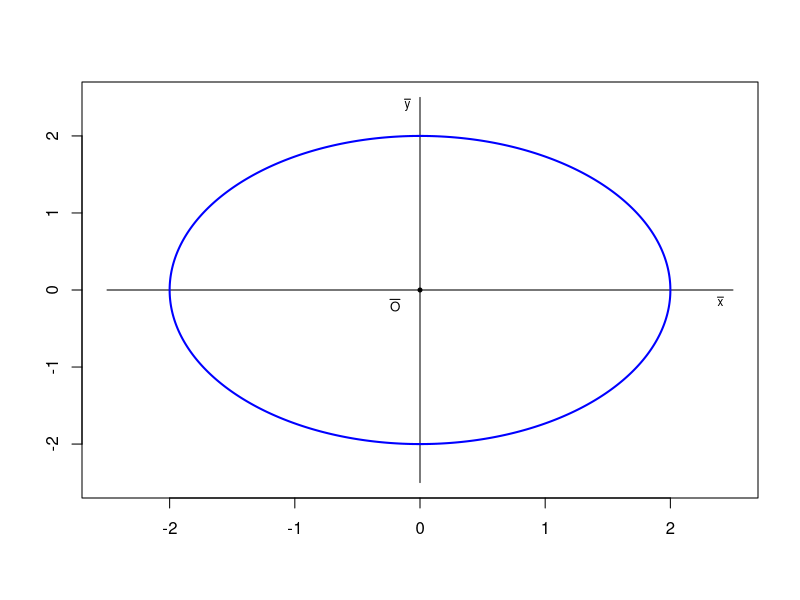

This figure's R source:
#circle translation

t <- seq(0,2*pi,0.01)
r <- 2
x <- r*cos(t)
y <- r*sin(t)
xex <- 0
yex <- seq(-2.5,2.5,0.01)
xey <- seq(-2.5,2.5,0.01)
yey <- 0

dfex <- data.frame(xex,yex)
dfey <- data.frame(xey,yey)
df <- data.frame(x,y)

plot(0, 0, pch = 20, xlim = c(-2.5,2.5), ylim = c(-2.5,2.5), xlab = "", ylab = "",cex = 0.8, col = "black", axes =TRUE)
lines(dfex$yex,dfex$xex,  lwd = 1)
lines(dfey$yey,dfey$xey, lwd = 1 )
lines(df$x,df$y, lwd = 2, col = "blue")
text(-0.2,-0.2, expression(bar(O)),  col = "black", cex = 0.8)
text(2.4,-0.15, expression(bar(x)),  col = "black", cex = 0.7)
text(-0.1,2.4, expression(bar(y)),  col = "black", cex = 0.7)

